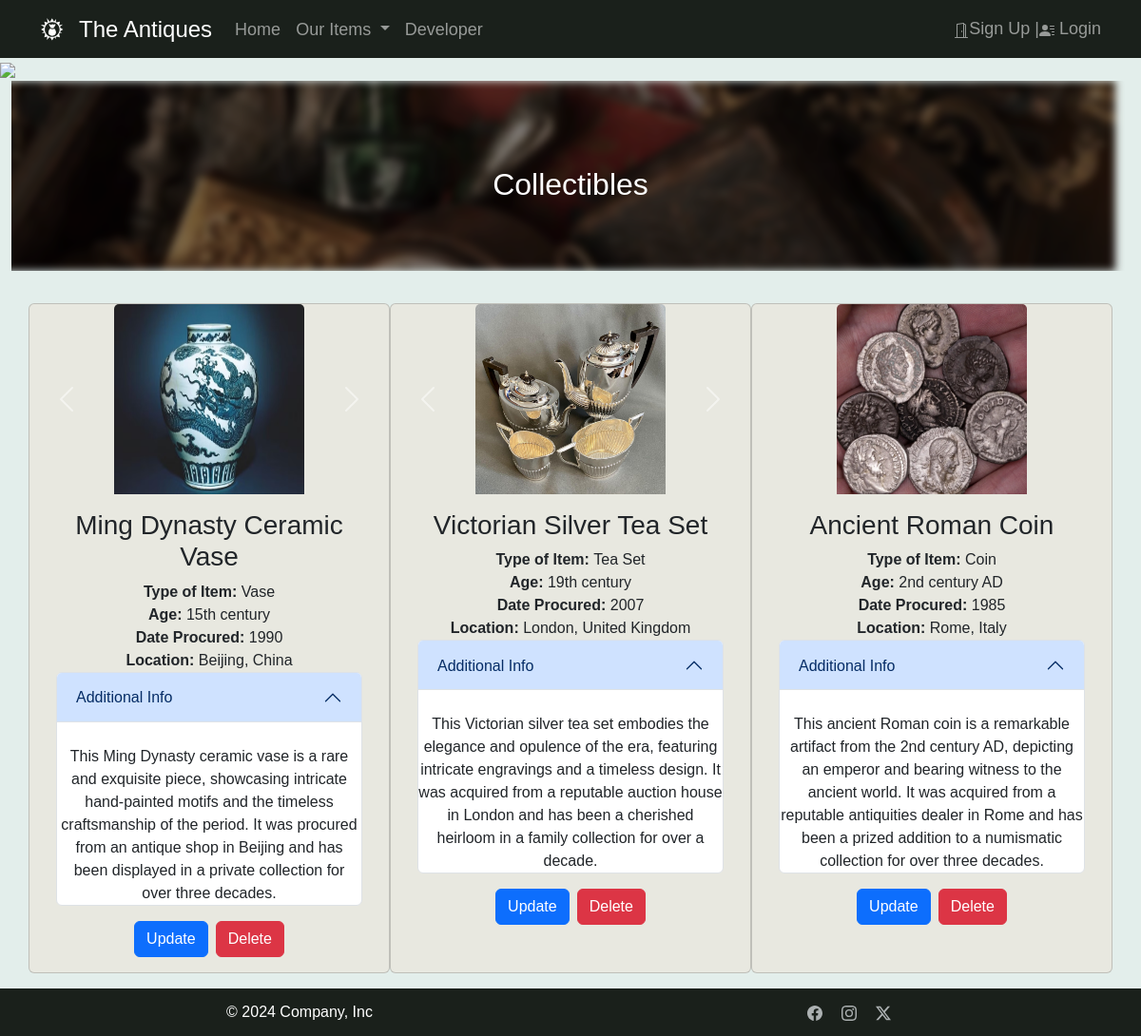
The app's page /items/collectibles.php with its own data.
### tables this page shows
CREATE TABLE `antique_information_db` (
  `itemId` int(11) NOT NULL,
  `name` varchar(255) NOT NULL,
  `Type` varchar(255) NOT NULL,
  `age` varchar(255) NOT NULL,
  `date_procured` year(4) NOT NULL,
  `location` varchar(255) NOT NULL,
  `description` longtext NOT NULL
);

### items/collectibles.php (the view, shortened to what this page needs)
<!doctype html>
<html lang="en">
<head>
  <link href="../frameworks/bootstrap/css/bootstrap.css" rel="stylesheet">
  <link href="../stylesheet-new.css" rel="stylesheet">
</head>
<body>
  <?php include('..\navbar1.php'); ?>
  <?php $carousel_name = "Collectibles";
  include('carousel.php'); ?>
  <div class="container">
    <div class="row text-center">
      <?php
      function displayAntiqueDetails($itemIds)
      {
        $imageUrls = [
          6 => ['../assets/MDCV.avif', "https://media.gettyimages.com/id/1221647949/photo/vase-in-meiping-shape-with-phoenix-ming-dynasty-wanli-mark-and-period-late-16th-early-17th.jpg?s=612x612&w=0&k=20&c=vjTVQ6iMErZg0Iagd8J4WmjyAmqgIqGmbp30JBU7FnE=", "https://media.gettyimages.com/id/1365689439/photo/bottle-shaped-vase-with-figures-in-garden-ming-dynasty-chongzhen-period-artist-unknown.jpg?s=612x612&w=0&k=20&c=y_yRsRFy85fIqeABaKWEGGxMz1j_84DwbI1UVXTseBc="],
          7 => ['../assets/VSTS.jpeg', "https://www.hemswell-antiques.com/uploads/media/default/0003/48/thumb_247084_default_zoomed.jpeg"],
          8 => ['../assets/ARC.webp'],
        ];
        $servername = "localhost";
        $username = "root";
        $password = "";
        $dbname = "theantiques_db";
        $conn = new mysqli($servername, $username, $password, $dbname);
        $columnCount = 0;
        $columnMax = 3;
        foreach ($itemIds as $itemId) {
          $sql = "SELECT name, type, age, date_procured, location, description FROM antique_information_db WHERE itemId = $itemId";
          $result = $conn->query($sql);
          if ($result->num_rows > 0) {
            $row = $result->fetch_assoc();
            if ($columnCount == $columnMax) {
              echo '</div>';
              echo '<div class="row text-center">';
              echo '<div class="card col mb-3">';
              $columnCount = 0;
            } else {
              echo '<div class="card col mb-3">';
              $columnCount++;
            }
            $imageUrlsForItemId = isset($imageUrls[$itemId]) ? $imageUrls[$itemId] : [''];
            if (count($imageUrlsForItemId) > 1) {
              echo '<div id="carousel_' . $itemId . '" class="carousel slide" data-bs-ride="carousel">';
              echo '<div class="carousel-inner">';
              foreach ($imageUrlsForItemId as $index => $imageUrl) {
                $activeClass = $index === 0 ? 'active' : '';
                echo '<div class="carousel-item ' . $activeClass . '">';
                echo '<img src="' . $imageUrl . '" class="card-img-top item-image mx-auto d-block" alt="...">';
                echo '</div>';
              }
              echo '</div>';
              echo '<button class="carousel-control-prev" type="button" data-bs-target="#carousel_' . $itemId . '" data-bs-slide="prev">';
              echo '<span class="carousel-control-prev-icon" aria-hidden="true"></span>';
              echo '</button>';
              echo '<button class="carousel-control-next" type="button" data-bs-target="#carousel_' . $itemId . '" data-bs-slide="next">';
              echo '<span class="carousel-control-next-icon" aria-hidden="true"></span>';
              echo '</button>';
              echo '</div>';
            } else {
              echo '<img src="' . $imageUrlsForItemId[0] . '" class="card-img-top item-image mx-auto d-block" alt="...">';
            }
            echo '<div class="card-body">';
            echo '<div class="h3 card-title item-title">' . $row["name"] . '</div>';
            echo '<div class="card-text item-type">' . "<b>Type of Item: </b>" . $row["type"] . '</div>';
            echo '<div class="card-text item-age">' . "<b>Age: </b>" . $row["age"] . '</div>';
            echo '<div class="card-text item-date-procured">' . "<b>Date Procured: </b>" . $row["date_procured"] . '</div>';
            echo '<div class="card-text item-location-acquired">' . "<b>Location: </b>" . $row["location"] . '</div>';
            echo '<div class="accordion" id="accordionExample">
                <div class="accordion-item">
                  <h2 class="accordion-header headingOne" id="headingOne_' . $itemId . '">
                    <button class="accordion-button" type="button" data-bs-toggle="collapse" data-bs-target="#collapseOne_' . $itemId . '" aria-expanded="true" aria-controls="collapseOne_' . $itemId . '">
                    Additional Info
                    </button>
                  </h2>
                    <div id="collapseOne_' . $itemId . '" class="accordion-collapse collapse show" aria-labelledby="headingOne_' . $itemId . '" data-bs-parent="#accordionExample">
                      <div class="card-text item-description mt-4">
                      ' . $row["description"] . '
                      </div>
                    </div>
                  </div>
                </div>';
            echo '<div class="mt-3 d-flex justify-content-center">
              <form action="update_antique_info.php" method="post">
              <input type="hidden" name="itemId" value="' . $itemId . '">
              <button type="submit" class="btn btn-primary">Update</button>
              </form>
              <button class="btn btn-danger ms-2 delete-button" data-itemid="' . $itemId . '">Delete</button>
              </div>';
            echo '</div>';
            echo '</div>';
          } else {
            echo "No records found for itemId $itemId.";
          }
        }
      }
      $itemIdsToFetch = [6, 7, 8];
      displayAntiqueDetails($itemIdsToFetch);
      ?>
    </div>
  </div>
</body>
</html>

### stylesheet-new.css (style rules this page uses)
body { font-family: sans-serif; min-height: 100vh; display: flex; flex-direction: column; background: #e3eeeb 100%; background-repeat: no-repeat; color: white; }
.card { background: rgb(232, 232, 224) 100%; }
.footer { background: #1a201b; color: white; }
.item-image { width: 200px; height: 200px; }
.item-description { margin-bottom: 30px; }

### records on screen
antique_information_db: name "Ming Dynasty Ceramic Vase", Type "Vase", age "15th century", date_procured "1990", location "Beijing, China", description "This Ming Dynasty ceramic vase is a rare and exquisite piece, showcasing intricate hand-painted motifs and the timeless craftsmanship of the period. It was procured from an antique shop in Beijing and has been displayed in a private collection for over three decades."
antique_information_db: name "Victorian Silver Tea Set", Type "Tea Set", age "19th century", date_procured "2007", location "London, United Kingdom", description "This Victorian silver tea set embodies the elegance and opulence of the era, featuring intricate engravings and a timeless design. It was acquired from a reputable auction house in London and has been a cherished heirloom in a family collection for over a decade."
antique_information_db: name "Ancient Roman Coin", Type "Coin", age "2nd century AD", date_procured "1985", location "Rome, Italy", description "This ancient Roman coin is a remarkable artifact from the 2nd century AD, depicting an emperor and bearing witness to the ancient world. It was acquired from a reputable antiquities dealer in Rome and has been a prized addition to a numismatic collection for over three decades."

### other values on screen
$carousel_name "Collectibles"
